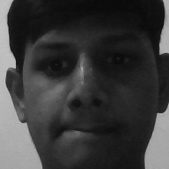
#> input picture Face-Recognization-SQLITE/DataSet/User.1.10.jpg, 169 x 169 px, given in place of the camera
$ python cont_video.py   (older library calls are emulated)
#> lines starting #> are read from the running program, lines starting #| are printed output that depends on the picture; after the words box and inside, x2 and y2 are one past the last pixel; in counts of white or black regions, pixels touching at a corner belong together
import cv2

kernel = cv2.getStructuringElement(cv2.MORPH_RECT, (10, 10))
cap = cv2.VideoCapture(0)

while True:
    # reads frames from a camera
    ret, frame = cap.read()
#> frame is the input picture: shape (169, 169, 3); min 9, max 196, mean 58.7

    # converting to gray
    gray = cv2.cvtColor(frame, cv2.COLOR_BGR2GRAY)
    #edged = cv2.Canny(gray, 10, 250)


    #thresh = cv2.threshold(gray, 127, 255, 0)
    #blur = cv2.medianBlur(gray,5)
    ret, thresh = cv2.threshold(gray, 127, 255, 0)
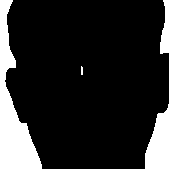
#> thresh: shape (169, 169); 15.1% white; 4 white regions (1 under 20 px), largest, box (x1, y1, x2, y2) and area: (0, 0, 42, 169) 2904, (145, 104, 169, 169) 1074, (160, 0, 169, 54) 330
    #ret, ti = cv2.bitwise_not(thresh)
    closed = cv2.morphologyEx(thresh, cv2.MORPH_CLOSE, kernel)
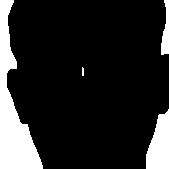
#> closed: shape (169, 169); 15.2% white; 4 white regions (1 under 20 px)


    _, contours, _= cv2.findContours(closed, cv2.RETR_EXTERNAL, cv2.CHAIN_APPROX_SIMPLE)
#> contours = 4 contours, 1 with area under 20; largest, box (x1, y1, x2, y2) and area: (0, 0, 43, 169) 2844, (146, 109, 169, 169) 912, (161, 0, 169, 55) 222

    cv2.drawContours(frame, contours, 2, (0,255,0), 3)
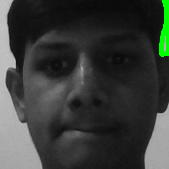
#> frame: shape (169, 169, 3); 1.35% of pixels changed, all inside (x1, y1, x2, y2) = (159, 0, 169, 57)

    cv2.imshow('countour', frame)
    cv2.imshow('gray', gray)
    cv2.imshow('thresh', thresh)
    cv2.imshow('closed', closed)

    if cv2.waitKey (1) & 0xFF == ord('q'):
#> (key q is pressed here)
         break

cap.release()
cv2.destroyAllWindows()

$ run again, on Face-Recognization-SQLITE/DataSet/User.1.13.jpg
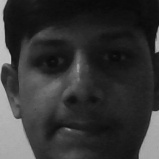
#> input picture Face-Recognization-SQLITE/DataSet/User.1.13.jpg, 159 x 159 px, given in place of the camera
#> frame is the input picture: shape (159, 159, 3); min 9, max 196, mean 52.2
#> `ret, thresh = cv2.threshold(gray, 127, 255, 0)`:
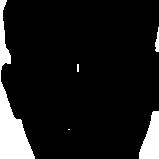
#> thresh: shape (159, 159); 10.1% white; 5 white regions (2 under 20 px), largest, box (x1, y1, x2, y2) and area: (0, 0, 35, 159) 1829, (139, 111, 159, 159) 640, (155, 27, 159, 52) 65
#> closed: shape (159, 159); 10.3% white; 5 white regions (2 under 20 px)
#> contours = 5 contours, 2 with area under 20; largest, box (x1, y1, x2, y2) and area: (0, 0, 36, 159) 1777, (140, 112, 159, 159) 515, (156, 33, 159, 53) 22
#> `cv2.drawContours(frame, contours, 2, (0,255,0), 3)`:
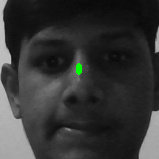
#> frame: shape (159, 159, 3); 0.24% of pixels changed, all inside (x1, y1, x2, y2) = (76, 63, 82, 75)
